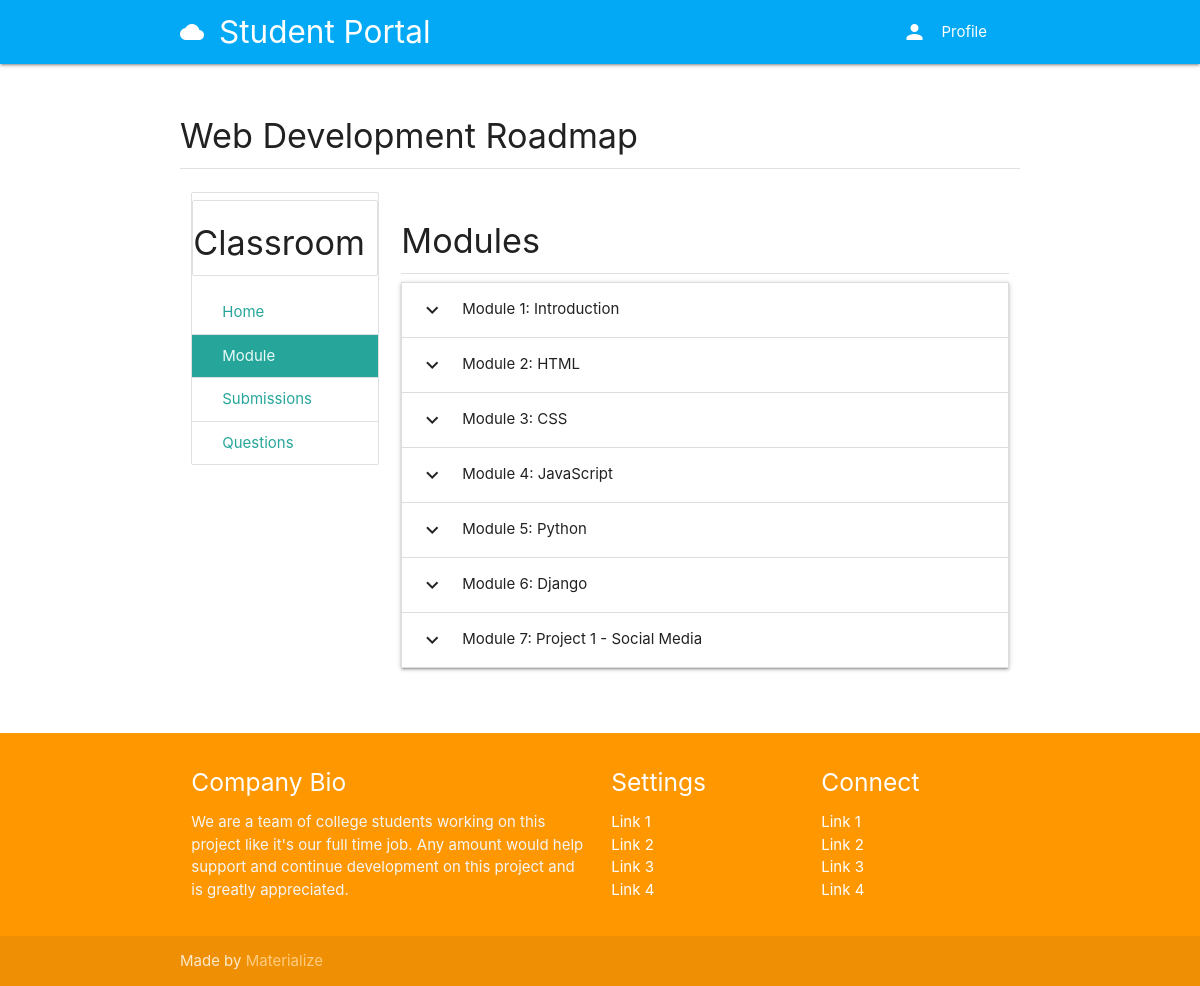
/course/67ff0d4c-8493-4ec7-ad43-91e64e4634ac/modules, run on the app's committed database.
### classroom/models.py (models this page shows, shortened)
class Course(models.Model):
    id = models.UUIDField(primary_key=True, default=uuid.uuid4, editable=False)
    picture = models.ImageField(upload_to=user_directory_path)
    title = models.CharField(max_length=200)
    description = models.CharField(max_length=300)
    category = models.ForeignKey(Category, on_delete=models.CASCADE)
    syllabus = RichTextField()
    user = models.ForeignKey(User, on_delete=models.CASCADE, related_name='Course_Owner')
    enrolled = models.ManyToManyField(User, related_name='Enrolled_User')
    modules = models.ManyToManyField(Module, related_name='Course_Modules')

### module/models.py (models this page shows, shortened)
class Module(models.Model):
    title = models.CharField(max_length=150)
    user = models.ForeignKey(User, on_delete=models.CASCADE, related_name='Module_Owner')
    hours = models.PositiveIntegerField()

### module/views.py (the view)
# urls.py: path('<course_id>/modules', course_modules, name='course_modules'),
def course_modules(request, course_id):
    user = request.user
    course = get_object_or_404(Course, id=course_id)
    teacher_mode = False
    if user == course.user:
        teacher_mode = True
    context = {
        'teacher_mode': teacher_mode,
        'course': course,
    }
    template = loader.get_template('module/modules.html')
    return HttpResponse(template.render(context, request))

### authy/views.py (called while the page is built)
def side_nav_info(request):
	user = request.user
	nav_profile = None
	if user.is_authenticated:
		nav_profile = Profile.objects.get(user=user)
	return {'nav_profile': nav_profile}

### student_portal/templates/module/modules.html (shortened to what this page needs)
{% extends 'base.html' %}
{% load static %}
{% block content %}
<div class="section">
  <h4>{{ course.title }}</h4>
  <div class="divider"></div>
</div>
<div class="row">
  <div class="col s3">
    <ul class="collection with-header">
      <li class="collection header"><h4>Classroom</h4></li>
      <a href="{% url 'course_details' course.id %}" class="collection-item">Home</a>
      <a href="{% url 'course_modules' course.id %}" class="collection-item active">Module</a>
      <a href="#" class="collection-item">Submissions</a>
      <a href="#" class="collection-item">Questions</a>
    </ul>
  </div>
  <div class="col s9">
    <div class="section">
      <h4>Modules</h4>
      <div class="divider"></div>
      <ul class="collapsible">
        {% for module in course.modules.all %}
        <li>
          <div class="collapsible-header"><i class="material-icons">expand_more</i>{{ module.title }}</div>
        </li>
        {% endfor %}
      </ul>
    </div>
  </div>
</div>
{% endblock %}

### data on the page
Course: title "Web Development Roadmap"
Module: title "Module 1: Introduction"
Module: title "Module 2: HTML"
Module: title "Module 3: CSS"
Module: title "Module 4: JavaScript"
Module: title "Module 5: Python"
Module: title "Module 6: Django"
Module: title "Module 7: Project 1 - Social Media"
